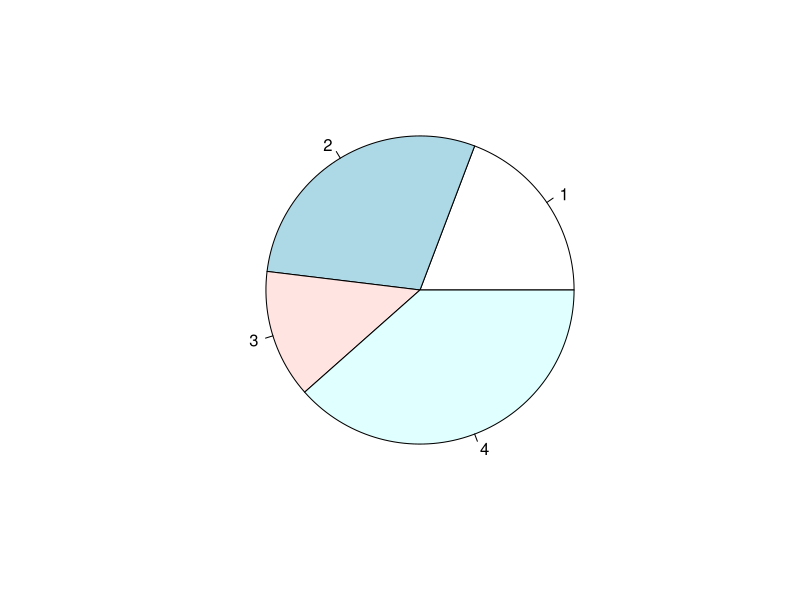
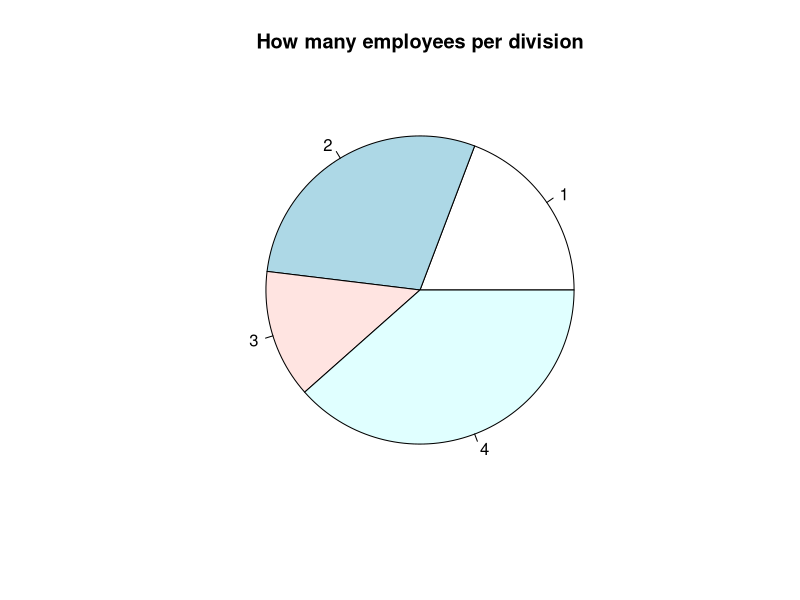
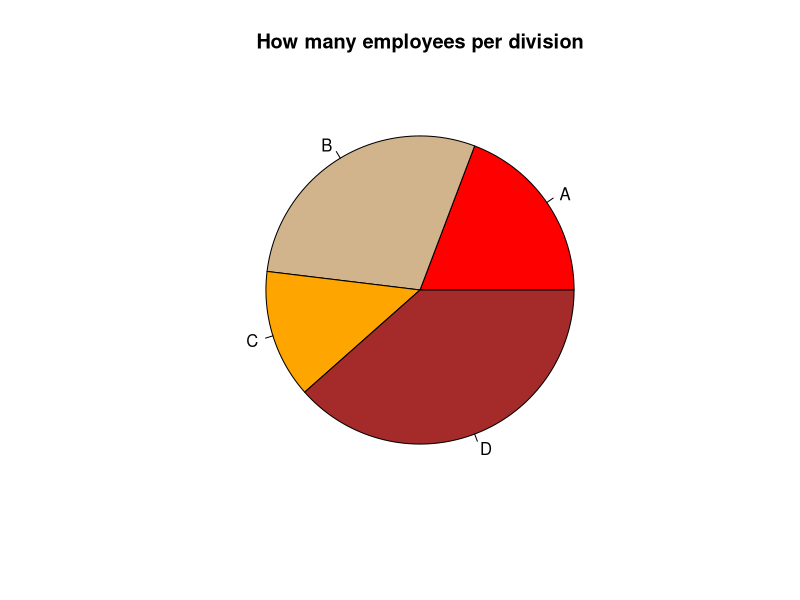
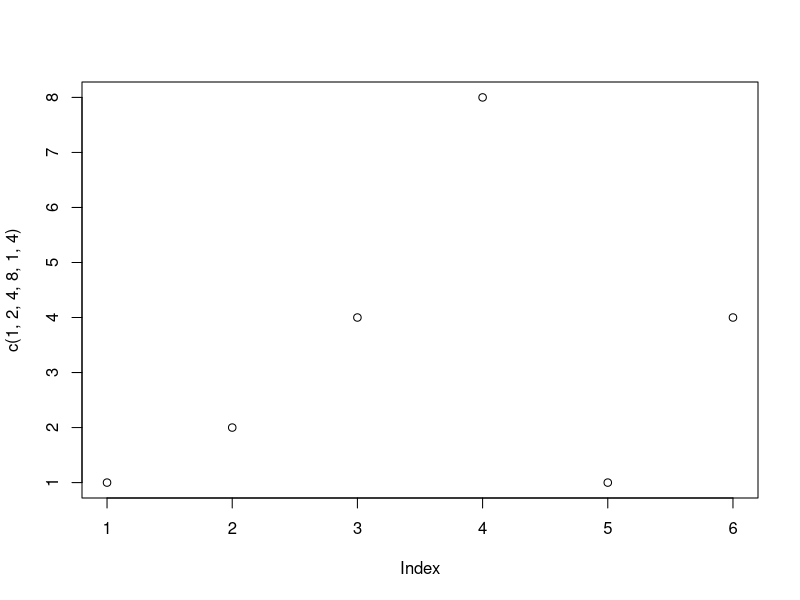
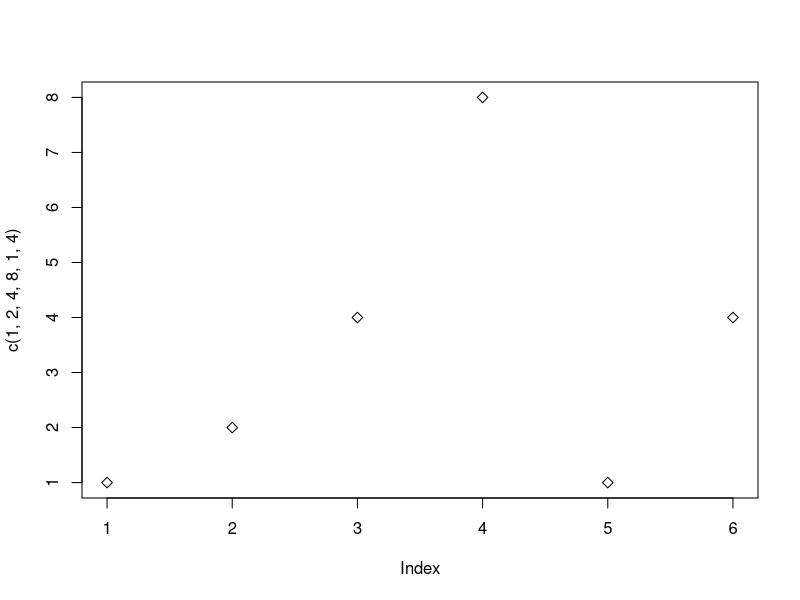
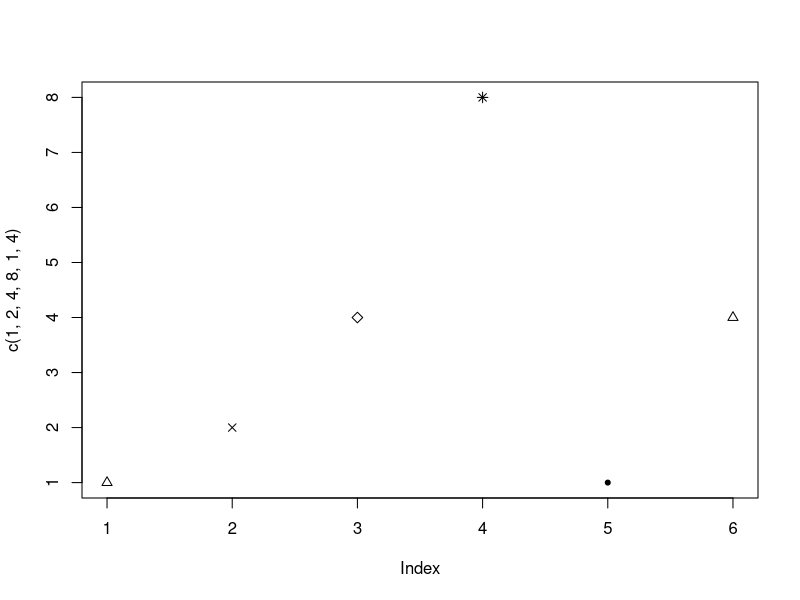
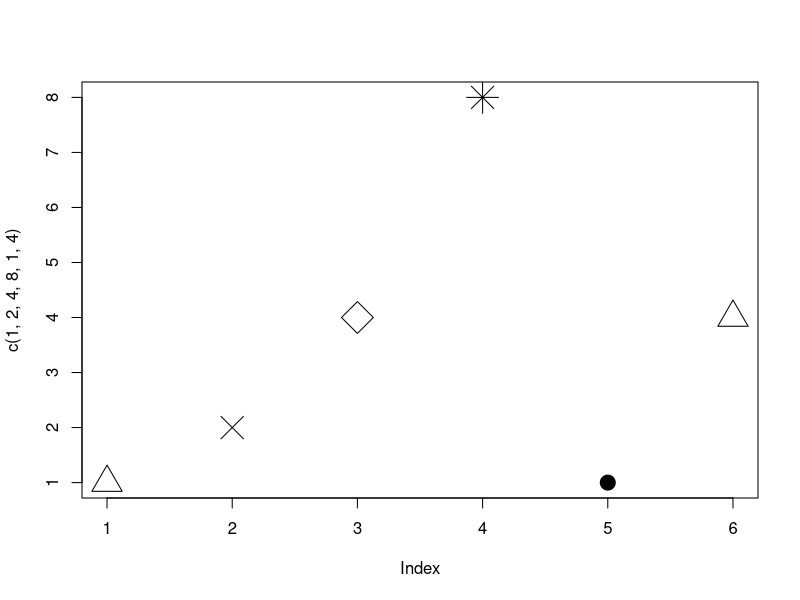
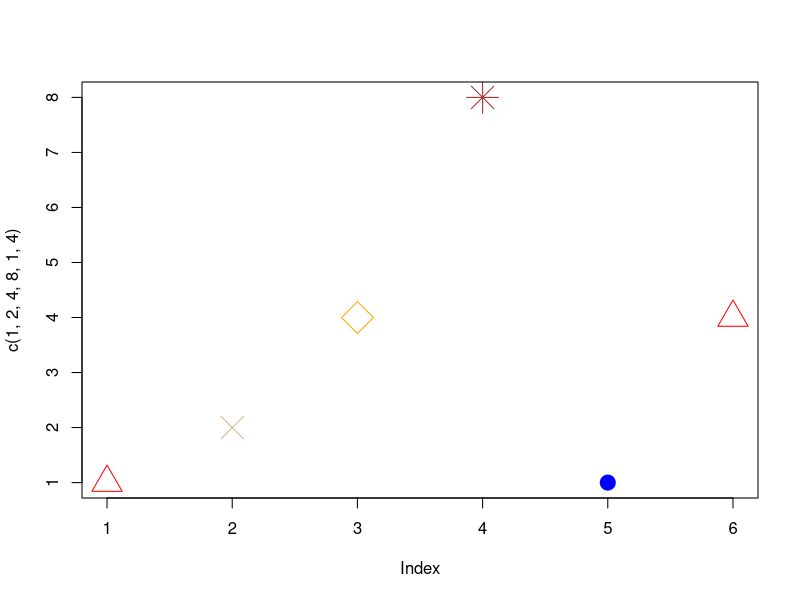

Write R code to recreate these figures, in order.
#
# Author: Satyen Amonkar
# Purpose: Lab 1: Introduction to class and R

pie(c(10,15,7,20))

# main used for title
pie(c(10,15,7,20), main="How many employees per division")

pie(c(10,15,7,20), main="How many employees per division"
    , labels = c("A","B","C","D")
    , col = c("red","tan","orange","brown"))


## Dot plot (Dot plot does not have x and y axis)
plot(c(1,2,4,8,1,4))

#pch allows to change the simple dots
plot(c(1,2,4,8,1,4),pch=5)

# each dot a different visual
plot(c(1,2,4,8,1,4),pch=c(2,4,5,8,20))

# expansion: 3 times the size
plot(c(1,2,4,8,1,4),pch=c(2,4,5,8,20),cex=3)

plot(c(1,2,4,8,1,4),pch=c(2,4,5,8,20),cex=3
     , col=c("red","tan","orange","brown","blue"))

## Scatter plot
# R assumes first argument as x, and second if given as y provided its numbers
plot(1:6,6:1, pch=1:6)
plot(x=1:6,y=6:1, pch=1:6)

n<-20
plot(1:n,1:n, pch=1:n)

# by default plot assumes you need a dot plot or scatter plot but it can be changed using type
x<- c(1,2,4,8,1,4)
# lwd is line width
plot(x=x, type="l", lwd= 3,col="orange")
plot(x=x, type="h",lwd=3, col="orange")
# lyt changes line type, bty change box type
# make the plot as simple as possible (remove chart junk)
plot(x=x, type="l",lwd=3, col="orange"
     , lty = 3, bty="n")

plot(x=x, type="l",lwd=3, col="orange"
     , lty = 3)

plot(x=x, type="l",lwd=3, col="orange"
     , lty = 3, bty="n",xlab="",ylab="", main="Satyen's Plot")

plot(x=x, type="l",lwd=2, col="red"
     , lty = 2, bty="n",xlab="",ylab="", main="Satyen's Plot")

# ? (name of funtion) to know the parameters
?plot
?par

par(bg="tan")
plot(x=x, type="l",lwd=2, col="red"
     , lty = 2, bty="n",xlab="",ylab="", main="Satyen's Plot")

n<-27

slets <- sample(letters[1:3], size=n, replace = T)
slets

slets[2]
slets[5:7]
# counts how many a,b,c in a form of vector
table(slets)
# barplot assumes first argument is vector of numbers
barplot(table(slets))

stab <- table(slets)
barplot(stab, col="red")
# if dont provide number of colors as required then it will recycle the colors
barplot(stab, col=c("red","blue"))

barplot(stab, col=c("cadetblue","blue","cyan"))
#border NA removes the border around the barplot
#horiz makes bar horizontal
#las controls how x axis names are represented 0,1 and 2
barplot(stab, col=c("cadetblue","blue","cyan")
        , border = "tan"
        , names.arg = c("Alice","Bob","Candy")
        , horiz = T
        , las = 2)

#density tells how dense the lines should be (how many lines per inch)
# anglw is the angle of the lines
barplot(stab, col=c("cadetblue","blue","cyan")
        , border = "tan"
        , names.arg = c("Alice","Bob","Candy")
        , horiz = T
        , las = 2
        , density = 20
        , angle = 45
        , xlab="employees"
        , ylab="Department")

barplot(stab, col=c("cadetblue","blue","cyan")
        , border = "tan"
        , names.arg = c("Alice","Bob","Candy")
        , horiz = T
        , las = 2
        , density = c(15,25,35)
        , angle = c(45,15,60)
        , xlab="employees"
        , ylab="Department")

# to avoid overlap of department with y axis
barplot(stab, col=c("cadetblue","blue","cyan")
        , border = "tan"
        , names.arg = c("Alice","Bob","Candy")
        , horiz = T
        , las = 2
        , density = c(15,25,35)
        , angle = c(45,15,60)
        , xlab="employees"
        , ylab="Department"
        , adj = 0)

# Space used for space between bars
barplot(stab, col=c("cadetblue","blue","cyan")
        , border = "tan"
        , names.arg = c("Satyen","Corey","Srinath")
        , horiz = T
        , las = 2
        , density = c(15,25,35)
        , angle = c(60,20,30)
        , xlab="employees"
        , ylab="Department"
        , adj = 0
        , space = 0.5)
# creating 100 random normal values with mean 10 (by default 0)
x <- rnorm(n=100, mean=10, sd=1)
#Understanding the distribution of random normal data, central tendancy
# Median is the dark line, the lines are the range,outside the line are the outliers
boxplot(x,horizontal = T)
?boxplot
#histogram shows central tendancy
hist(x)
